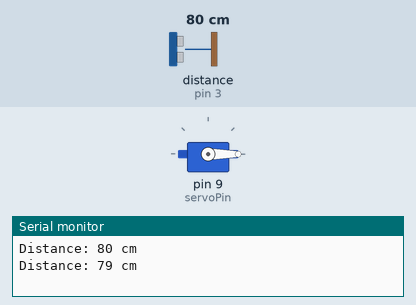
A sketch run on a simulated Arduino Uno, built with avr-gcc and run on an emulated ATmega328P. Parts: servo, the last lines printed to the serial monitor. Wiring (inferred from the names in the program): ultrasonic range finder: trigger pin 2; echo pin 3. The test bench sets the inputs (shaded band); at power-on: distance to the obstacle (sensor on pin 3) 80 cm. The echo pulse lasts 58.3 µs per cm.

Above: at 1.8 s.
1.9 s: distance to the obstacle (sensor on pin 3) set to 17 cm
3.4 s: distance to the obstacle (sensor on pin 3) set to 13 cm
At 4.31 s:
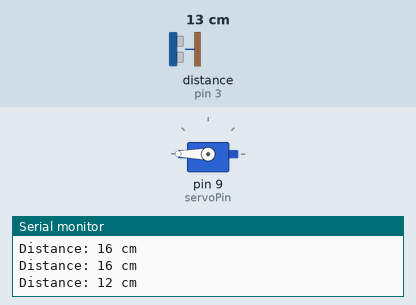
7.2 s: distance to the obstacle (sensor on pin 3) set to 18 cm
At 7.7 s:
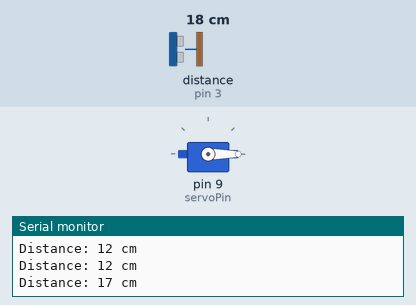
8.7 s: distance to the obstacle (sensor on pin 3) set to 2 cm
At 9.37 s:
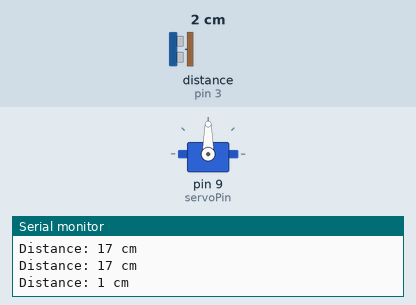
Timing chart, 0 to 13.5 s (numbered marks = the images above; inputs shaded):
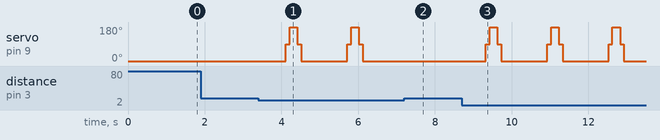

The sketch:

02newcode.ino
```cpp
#include <Servo.h>

const int trigPin = 2;      // Trigger pin of the ultrasonic sensor
const int echoPin = 3;     // Echo pin of the ultrasonic sensor
const int servoPin = 9;     // Servo signal pin

Servo myServo;              // Create servo object

void setup() {
  Serial.begin(9600);       // Initialize serial communication

  pinMode(trigPin, OUTPUT); // Set trig pin as output
  pinMode(echoPin, INPUT);  // Set echo pin as input

  myServo.attach(servoPin); // Attach the servo to the pin
  myServo.write(0);         // Set initial position of the servo
}

void loop() {
  // Clear the trigPin
  digitalWrite(trigPin, LOW);
  delayMicroseconds(2);

  // Trigger the ultrasonic pulse
  digitalWrite(trigPin, HIGH);
  delayMicroseconds(10);
  digitalWrite(trigPin, LOW);

  // Measure the duration of the echo
  long duration = pulseIn(echoPin, HIGH);

  // Calculate the distance in centimeters
  int distance = duration * 0.0343 / 2;

  // Display the distance
  Serial.print("Distance: ");
  Serial.print(distance);
  Serial.println(" cm");

  // Control the servo based on distance
  if (distance > 0 && distance < 15) {   // If an object is within 20 cm
    for (int angle = 0; angle <= 180; angle += 90) { // Spin the servo back and forth
      myServo.write(angle);
      delay(100);
    }
    for (int angle = 180; angle >= 0; angle -= 90) {
      myServo.write(angle);
      delay(100);
    }
  } else {
    myServo.write(0);         // Set the servo to a default position if nothing is detected
  }

  delay(1000);  // Delay before the next reading
}
```

Measured:
- the behaviour switches between 16 and 15 cm on distance to the obstacle (sensor on pin 3) (found by bisection; images 0 and 1)
- after the input at 3.4 s, servo on pin 9 (servoPin): 0° → 90° after 0.72 s, → 180° 0.10 s later, → 90° 0.20 s later, → 0° 0.10 s later, … (8 changes in this stretch)
- after the input at 7.2 s, servo on pin 9 (servoPin): stays 0° (without the input it goes to 90° after 0.12 s)
- after the input at 8.7 s, servo on pin 9 (servoPin): 0° → 90° after 0.62 s, then repeats every 1.6 s: 180° 0.20 s, 90° 0.10 s, 0° 1.2 s, 90° 0.10 s
